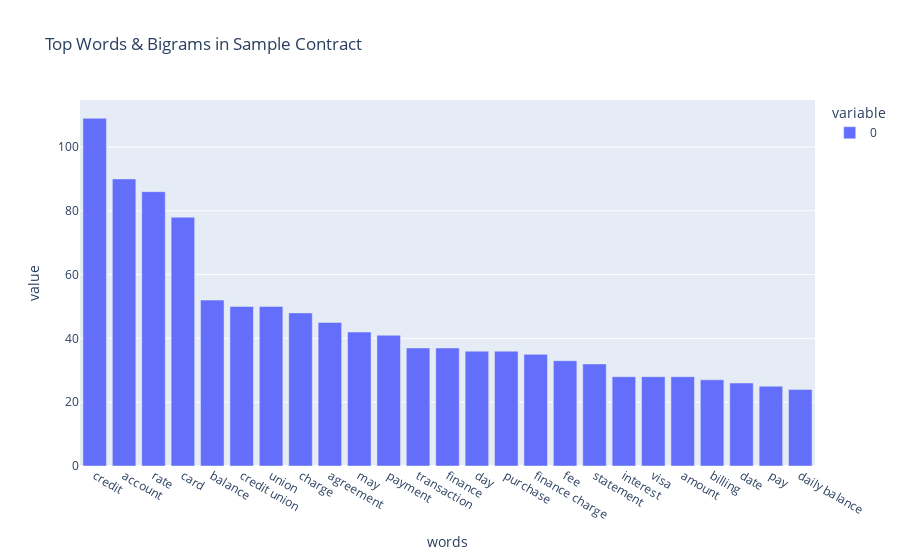

The cell this chart's notebook holds for it:
### Code cell
vector_barplotter(cleaned_text, "Top Words & Bigrams in Sample Contract", "words")

### Figure 1 — Plotly figure (JSON) as saved in the notebook; plotly's stock layout.template omitted (floating-point values rounded to 4 significant figures)
{"data": [{"alignmentgroup": "True", "hovertemplate": "variable=0<br>words=%{x}<br>value=%{y}<extra></extra>", "legendgroup": "0", "marker": {"color": "#636efa"}, "name": "0", "offsetgroup": "0", "orientation": "v", "showlegend": true, "textposition": "auto", "type": "bar", "x": ["credit", "account", "rate", "card", "balance", "credit union", "union", "charge", "agreement", "may", "payment", "transaction", "finance", "day", "purchase", "finance charge", "fee", "statement", "interest", "visa", "amount", "billing", "date", "pay", "daily balance"], "xaxis": "x", "y": [109, 90, 86, 78, 52, 50, 50, 48, 45, 42, 41, 37, 37, 36, 36, 35, 33, 32, 28, 28, 28, 27, 26, 25, 24], "yaxis": "y"}], "layout": {"barmode": "relative", "legend": {"title": {"text": "variable"}, "tracegroupgap": 0}, "title": {"text": "Top Words & Bigrams in Sample Contract"}, "xaxis": {"anchor": "y", "domain": [0, 1], "title": {"text": "words"}}, "yaxis": {"anchor": "x", "domain": [0, 1], "title": {"text": "value"}}}}
